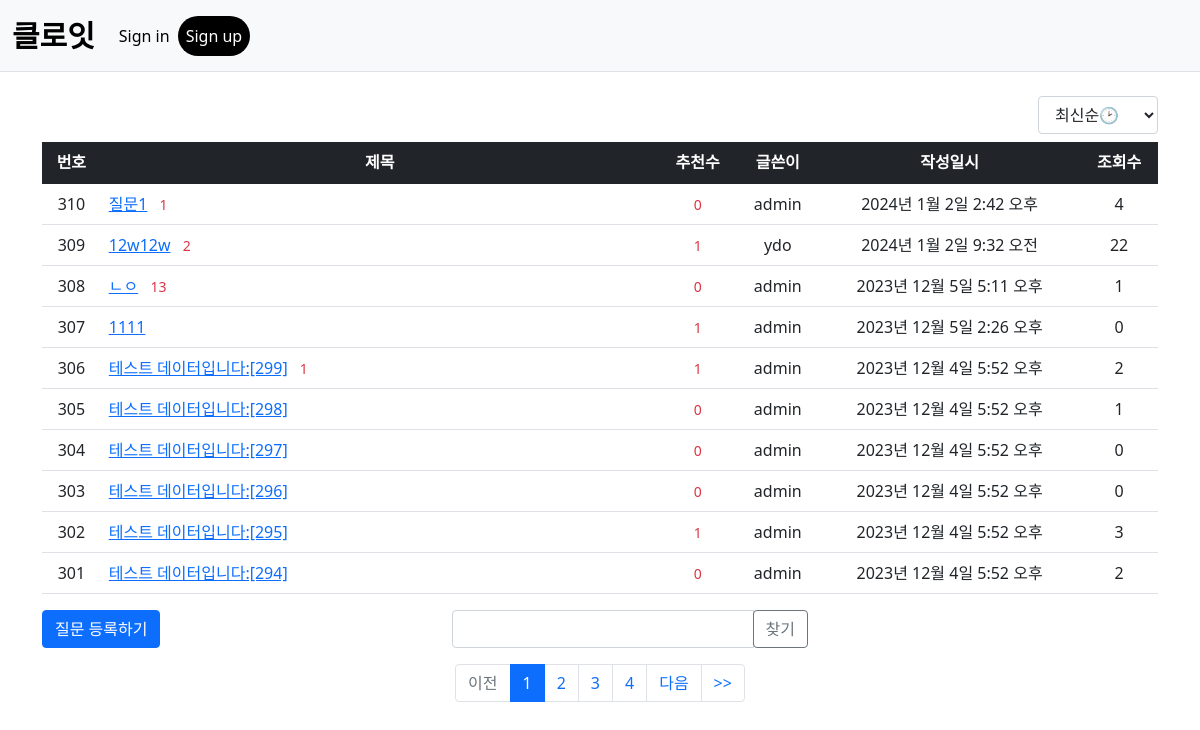
The page / on the database its author committed.
### pybo/models.py (models this page shows, shortened)
class Question(models.Model):
    author = models.ForeignKey(User, on_delete=models.CASCADE, related_name='author_question')
    subject = models.CharField(max_length=200)
    content = models.TextField()
    create_date = models.DateTimeField()
    modify_date = models.DateTimeField(null=True, blank=True)
    voter = models.ManyToManyField(User, related_name='voter_question')  # 추천인 추가
    view_number = models.IntegerField(default='0')  # 조회수 증가

### pybo/views/base_views.py (the view, shortened to what this page needs)
# urls.py: path('', base_views.index, name='index'),
def index(request):
    page = request.GET.get('page', '1')  # 페이지
    kw = request.GET.get('kw', '')  # 검색어
    so = request.GET.get('so', 'recent')
    if so == 'recommend':
        question_list = Question.objects.annotate(num_voter=Count('voter')).order_by('-num_voter', '-create_date')
    elif so == 'popular':
        question_list = Question.objects.annotate(num_answer=Count('answer')).order_by('-num_answer', '-create_date')
    elif so == 'mostviewed':
        question_list = Question.objects.order_by('-view_number', '-create_date')
    else:
        question_list = Question.objects.order_by('-create_date')
    paginator = Paginator(question_list, 10)  # 페이지당 10개씩 보여주기
    page_obj = paginator.get_page(page)
    context = {'question_list': page_obj, 'page': page, 'kw': kw, 'so': so}
    return render(request, 'pybo/question_list.html', context)

### pybo/templatetags/pybo_filter.py (called while the page is built)
@register.filter
def sub(value, arg):
    return value - arg

### templates/pybo/question_list.html (shortened to what this page needs)
{% extends 'base.html' %}
{% load pybo_filter %}
{% block content %}
<div class="container my-3">
    <div class="row my-2" style="float: right;">
        <div class="col-2">
            <select class="form-control so" id = "option" style = "appearance: menulist; width:120px;">
                <option value="recent" {% if so == 'recent' %}selected{% endif %}>최신순🕑‍</option>
            </select>
        </div>
    </div>
    <table class="table">
        <thead>
        <tr class="text-center table-dark">
            <th>번호</th>
            <th style="width:50%">제목</th>
            <th>추천수</th>
            <th>글쓴이</th>
            <th>작성일시</th>
            <th>조회수</th>
        </tr>
        </thead>
        <tbody>
        {% if question_list %}
        {% for question in question_list %}
        <tr class="text-center">
            <td>
                {{ question_list.paginator.count|sub:question_list.start_index|sub:forloop.counter0|add:1 }}
            </td>
            <td class="text-start">
                <a href="{% url 'pybo:detail' question.id %}">{{ question.subject }}</a>
                {% if question.answer_set.count > 0 %}
                <span class="text-danger small mx-2">{{ question.answer_set.count }}</span>
                {% endif %}
            </td>
            <td> <span class="text-danger small mx-2">{{question.voter.count}}</span></td>
            <td>{{ question.author.username }}</td>
            <td>{{ question.create_date }}</td>
            <td>{{ question.view_number }}</td>
        </tr>
        {% endfor %}
        {% else %}
        <tr>
            <td colspan="4">질문이 없습니다.</td>
        </tr>
        {% endif %}
        </tbody>
    </table>
    <div class="row my-3">
        <div class="col-2">
            <a href="{% url 'pybo:question_create' %}" class="btn btn-primary">질문 등록하기</a>
        </div>
        <div class=" col-4" style="margin-left: 220px;" >
            <div class="input-group">
                <input type="text" id="search_kw" class="form-control" value="{{ kw|default_if_none:'' }}">
                <div class="input-group-append">
                    <button class="btn btn-outline-secondary" type="button" id="btn_search">찾기</button>
                </div>
            </div>
        </div>
    </div>
    <ul class="pagination justify-content-center">
        {% if question_list.has_previous %}
        <li class="page-item">
            <a class="page-link" data-page="{{ question_list.previous_page_number }}"
            href="javascript:void(0)">이전</a>
        </li>
        {% else %}
        <li class="page-item disabled">
            <a class="page-link" tabindex="-1" aria-disabled="true" href="#">이전</a>
        </li>
        {% endif %}
        {% for page_number in question_list.paginator.page_range %}
        {% if page_number >= question_list.number|add:-3 and page_number <= question_list.number|add:3 %}
        {% if page_number == question_list.number %}
        <li class="page-item active" aria-current="page">
            <a class="page-link" data-page="{{ page_number }}"
           href="javascript:void(0)">{{ page_number }}</a>
        </li>
        {% else %}
        <li class="page-item">
            <a class="page-link" data-page="{{ page_number }}"
           href="javascript:void(0)">{{ page_number }}</a>
        </li>
        {% endif %}
        {% endif %}
        {% endfor %}
        {% if question_list.has_next %}
        <li class="page-item">
            <a class="page-link" data-page="{{ question_list.next_page_number }}"
           href="javascript:void(0)">다음</a>
        </li>
        {% else %}
        <li class="page-item disabled">
            <a class="page-link" tabindex="-1" aria-disabled="true"
           href="javascript:void(0)">다음</a>
        </li>
        {% endif %}
        {% if question_list.number <= question_list.paginator.num_pages|add:-4 %}
        <li class="page-item">
            <a class="page-link" data-page="{{ question_list.paginator.num_pages }}"
               href="javascript:void(0)"> >> </a>
        </li>
        {% endif %}
    </ul>
</div>
{% endblock %}

### templates/base.html (shortened to what this page needs)
{% load static %}
<!DOCTYPE html>
<html lang="ko">
<head>
    <link rel="stylesheet" type="text/css" href="{% static 'bootstrap.min.css' %}">
    <link rel="stylesheet" type="text/css" href="{% static 'style.css' %}">
</head>
<body>
{% include "navbar.html" %}
{% block content %}
{% endblock %}
</body>
</html>

### templates/navbar.html (shortened to what this page needs)
<nav class="navbar navbar-expand-lg navbar-light bg-light border-bottom">
    <div class="container-fluid">
        <a class="navbar-brand" style="font-weight: bold; color:black;font-size: 30px;" href="{% url 'pybo:index' %}">클로잇</a>
        <div class="collapse navbar-collapse" id="navbarSupportedContent">
            <ul class="navbar-nav me-auto mb-2 mb-lg-0">
                <li class="flex nav-item">
                    {% if user.is_authenticated %}
                    <a class="my-2" style="color:black;font-size: 20px;">{{ user.username}}</a>
                    <a class="nav-link" href="{% url 'common:logout' %}"> (Sign out)</a>
                    {% else %}
                    <a class="nav-link" style="color:black;" href="{% url 'common:login' %}">Sign in</a>
                    {% endif %}
                </li>
                <li>
                    {% if not user.is_authenticated %}
                    <a class="nav-link " style="color:white;background-color: black; border-radius: 40px;" href="{% url 'common:signup' %}">Sign up</a>
                    {% endif %}
                </li>
            </ul>
        </div>
    </div>
</nav>

### rows shown on the page
Question: paginator.count|sub "310", subject "질문1", answer_set.count "1", voter.count "0", author.username "admin", create_date "2024년 1월 2일 2:42 오후", view_number "4"
Question: paginator.count|sub "309", subject "12w12w", answer_set.count "2", voter.count "1", author.username "ydo", create_date "2024년 1월 2일 9:32 오전", view_number "22"
Question: paginator.count|sub "308", subject "ㄴㅇ", answer_set.count "13", voter.count "0", author.username "admin", create_date "2023년 12월 5일 5:11 오후", view_number "1"
Question: paginator.count|sub "307", subject "1111", voter.count "1", author.username "admin", create_date "2023년 12월 5일 2:26 오후", view_number "0"
Question: paginator.count|sub "306", subject "테스트 데이터입니다:[299]", answer_set.count "1", voter.count "1", author.username "admin", create_date "2023년 12월 4일 5:52 오후", view_number "2"
Question: paginator.count|sub "305", subject "테스트 데이터입니다:[298]", voter.count "0", author.username "admin", create_date "2023년 12월 4일 5:52 오후", view_number "1"
Question: paginator.count|sub "304", subject "테스트 데이터입니다:[297]", voter.count "0", author.username "admin", create_date "2023년 12월 4일 5:52 오후", view_number "0"
Question: paginator.count|sub "303", subject "테스트 데이터입니다:[296]", voter.count "0", author.username "admin", create_date "2023년 12월 4일 5:52 오후", view_number "0"
Question: paginator.count|sub "302", subject "테스트 데이터입니다:[295]", voter.count "1", author.username "admin", create_date "2023년 12월 4일 5:52 오후", view_number "3"
Question: paginator.count|sub "301", subject "테스트 데이터입니다:[294]", voter.count "0", author.username "admin", create_date "2023년 12월 4일 5:52 오후", view_number "2"

### other values the page prints
{{ page_number }} "1"
{{ page_number }} "2" "3" "4"
